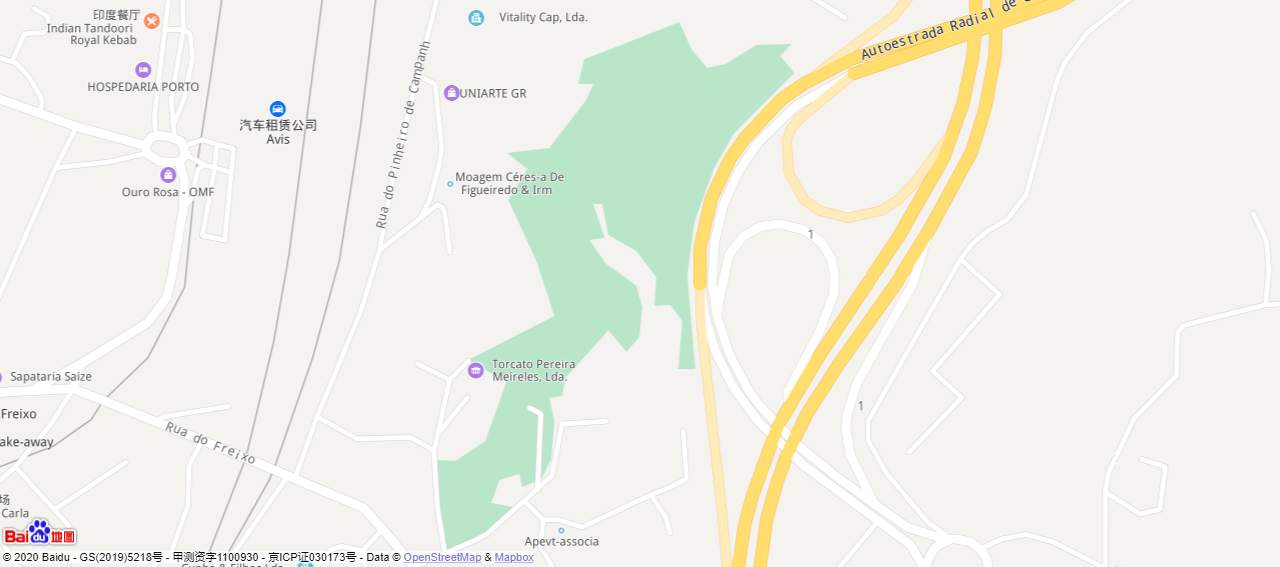
#> input picture pre_process/map_generation/test/pict001.png, 1280 x 567 px; its folder holds 4 pictures in this run; the run also reads 1 picture not shown here
$ python select.py
#> lines starting #> are read from the running program, lines starting #| are printed output that depends on the picture
import cv2 as cv
import os
import numpy as np

def min_pooling(img, G=2):
    print('pooling')
    H, W, C = img.shape
    out = np.full(img.shape,0)

    Nh = int(H/G)
    Nw = int(W/G)

    for j in range(Nh):
        for i in range(Nw):
            for c in range(C):
                out[G*j:G*(j+1), G*i:G*(i+1),c] = np.min(img[G*j:G*(j+1), G*i:G*(i+1),c]).astype(int)
    return out

def same(p1,p2):
    return (min_pooling(np.abs(p1-p2))<50).all()
dir = 'test//'

pict_list = os.listdir(dir)

start_pict_name = pict_list[0]
start_pict = min_pooling(cv.imread(os.path.join(dir,start_pict_name))).astype(int)
#> in min_pooling, `H, W, C = img.shape`: H = 567; W = 1280; C = 3
#> in min_pooling, `Nh = int(H/G)`: Nh = 283
#> in min_pooling, `Nw = int(W/G)`: Nw = 640
#> after the loop in min_pooling, `for j in range(Nh):`:
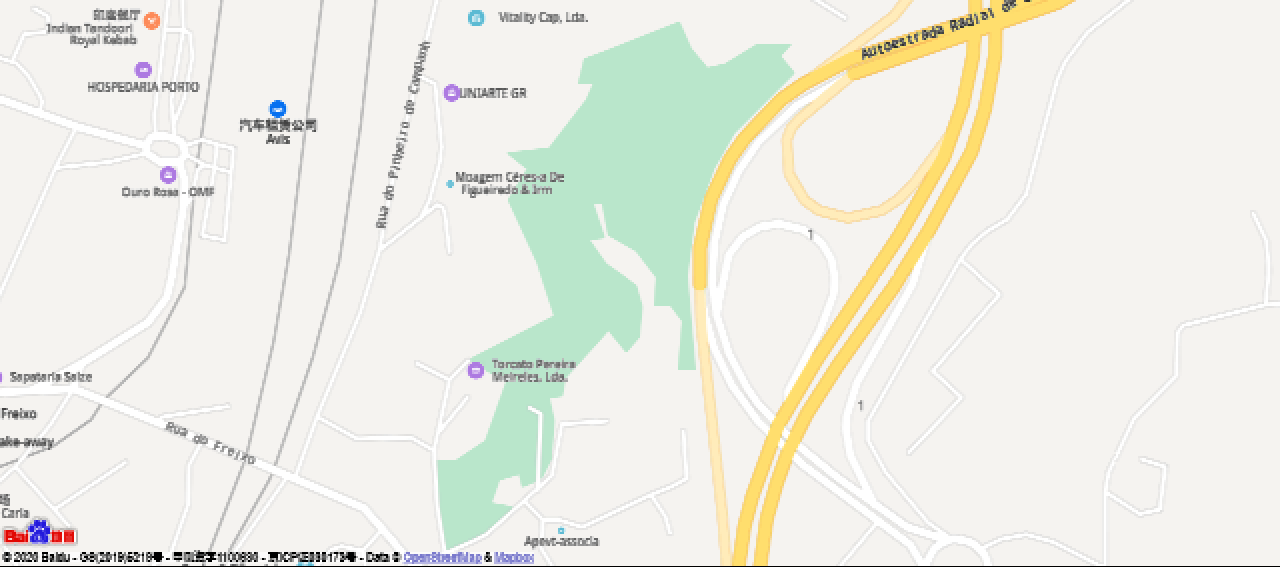
#> out: shape (567, 1280, 3) int64; mean B, G, R 228.3, 237, 236.3
selected = [[start_pict_name]]
cp1 = start_pict
cp2 = start_pict
is_start = False
for pic_name in pict_list[1:30]:
    pic = min_pooling(cv.imread(os.path.join(dir,pic_name))).astype(int)
    c = min_pooling(np.abs(cp1[0:63,:,:]-pic[-126:-63,:,:]))
#> call 3 of min_pooling, with G = 2
#> in min_pooling (call 3), `Nh = int(H/G)`: Nh = 31
#> after the loop in min_pooling (call 3), `for j in range(Nh):`:
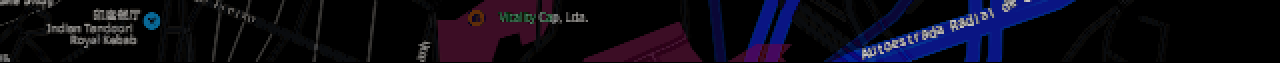
#> out: shape (63, 1280, 3) int64; mean of channels 0, 1, 2 22.3, 10.4, 13.1; drawn as B, G, R
    cv.imencode('.png', c)[1].tofile(pic_name)
    #cv.imencode('.png', cp1[0:63,:,:])[1].tofile('test.png')
    #cv.imencode('.png', pic[-126:-63,:,:])[1].tofile('test2.png')
    #print(pic_name,(average_pooling(cv.subtract(cp1[0:63,:],pic[-126:-63,:]))<20).all())
    print(pic_name,c.max())
#| pict002.png 208
    if is_start or same(cp1[0:63,:,:],pic[-126:-63,:,:]):
        is_start = False
        if len(selected[0])<10:
            cp1 = pic[:,:,:]
            selected[-1].append(pic_name)
            if len(selected[-1])==10:
                selected.append([])
                is_start = True
        else:
            if (cv.subtract(cp2[:,-473:,:],pic[:,473:946,:])<20).all():
                cp2_name = selected[-2][len(selected[-1])]
                cp2 = cv.imread(os.path.join(dir,cp2_name),cv.IMREAD_GRAYSCALE)
                selected[-1].append(pic_name)
                if len(selected[-1])==10:
                    selected.append([])
                    is_start = True
#> pass 2 of the loop `for pic_name in pict_list[1:30]:`:
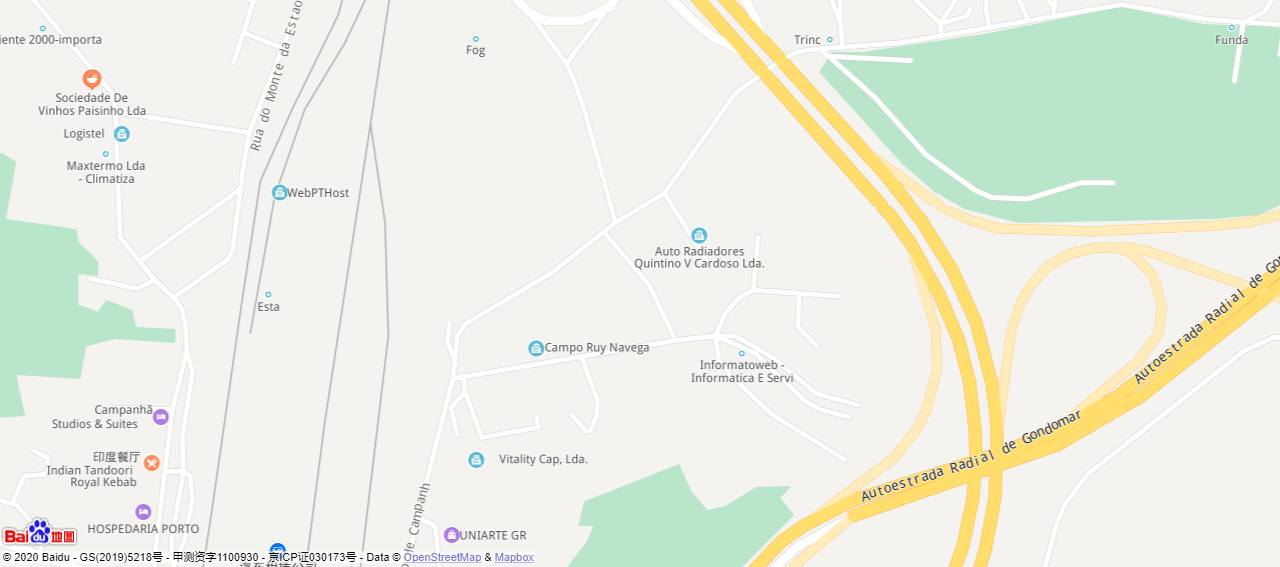
#> input picture pre_process/map_generation/test/pict003.png, 1280 x 567 px
#> H = 567
#> Nh = 283
#> after the loop in min_pooling (call 5), `for j in range(Nh):`:
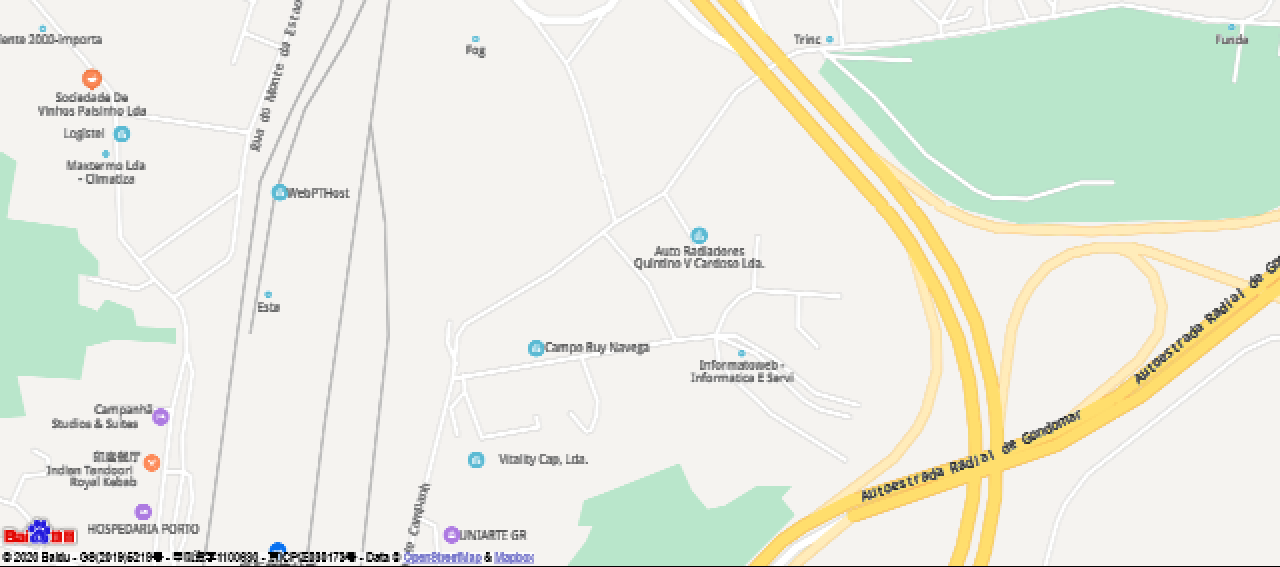
#> out: shape (567, 1280, 3) int64; mean B, G, R 223.5, 235, 231.8
#| pict003.png 0
#> is_start = False

print(selected)
